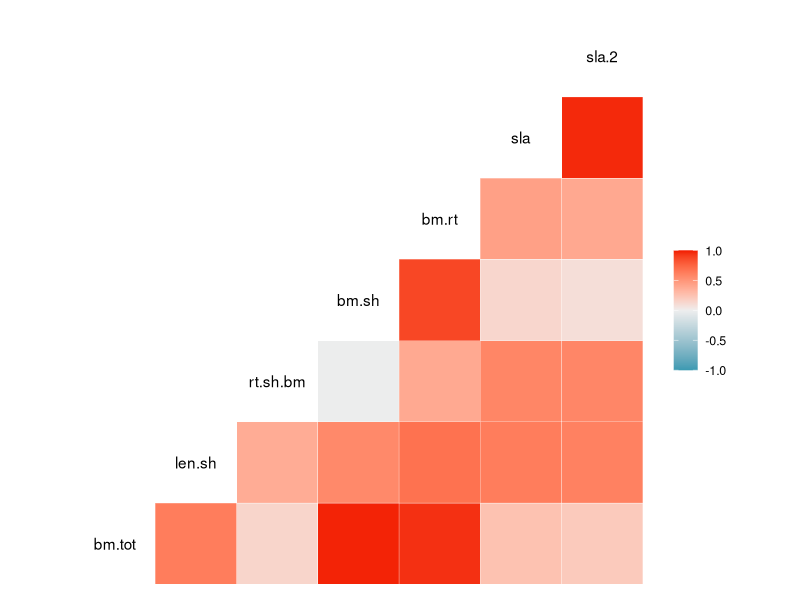
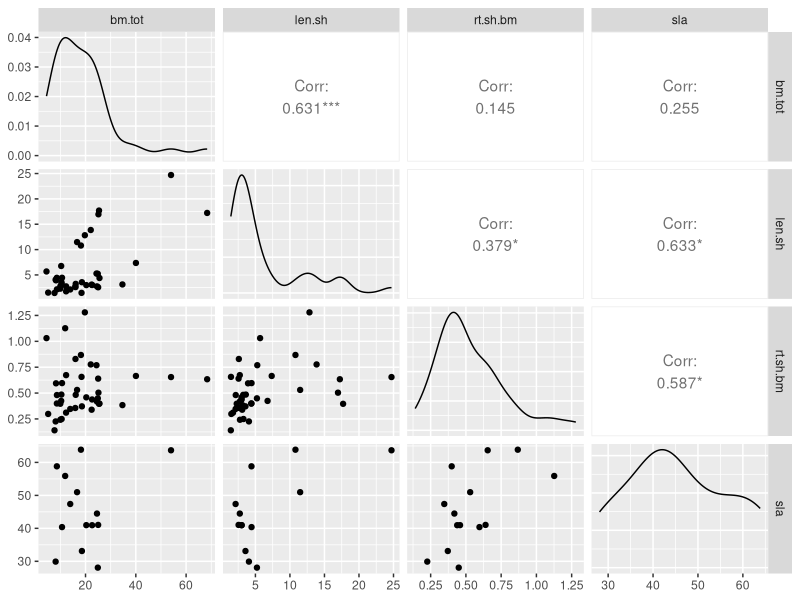
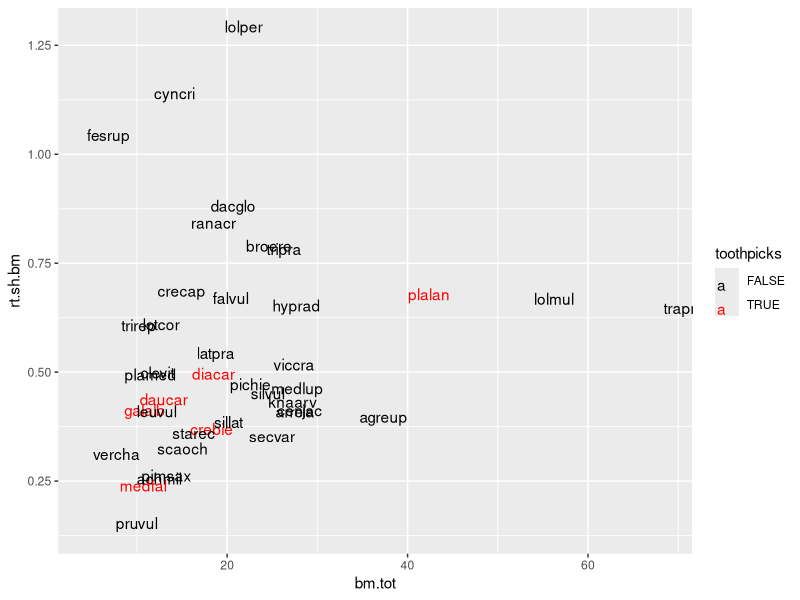
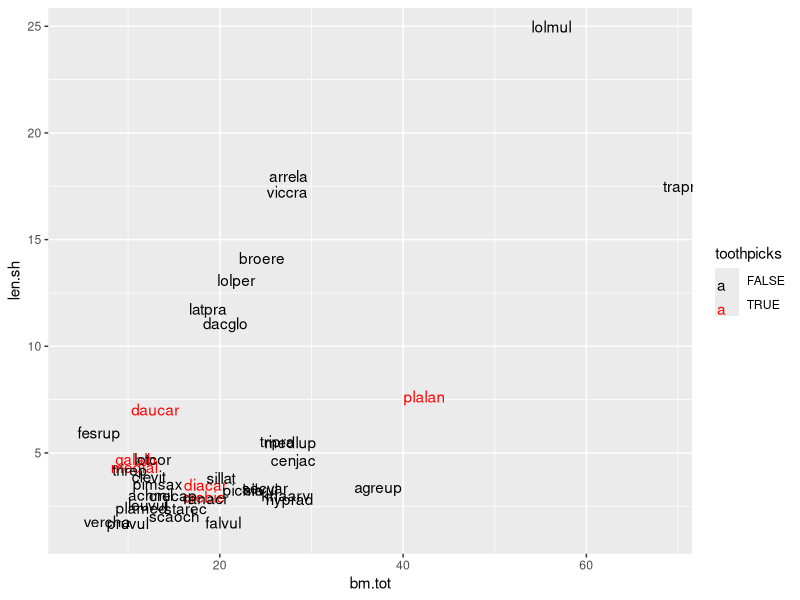
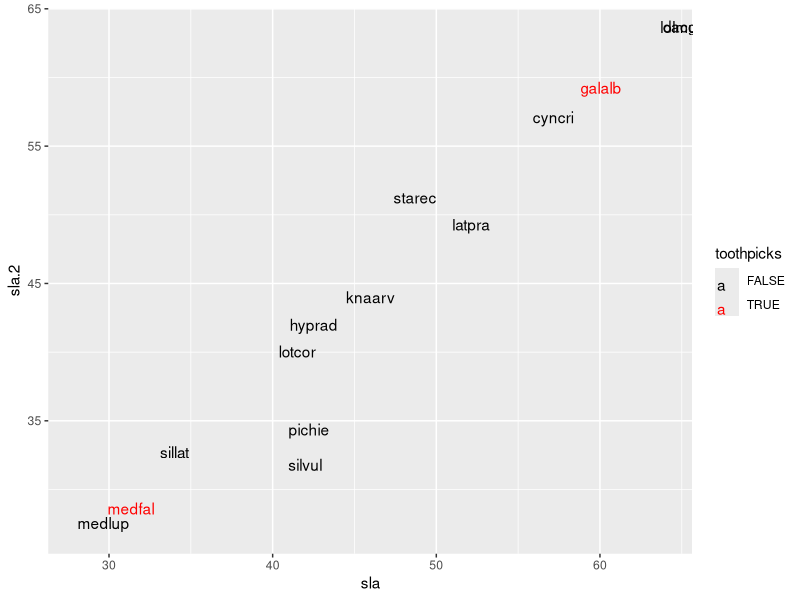
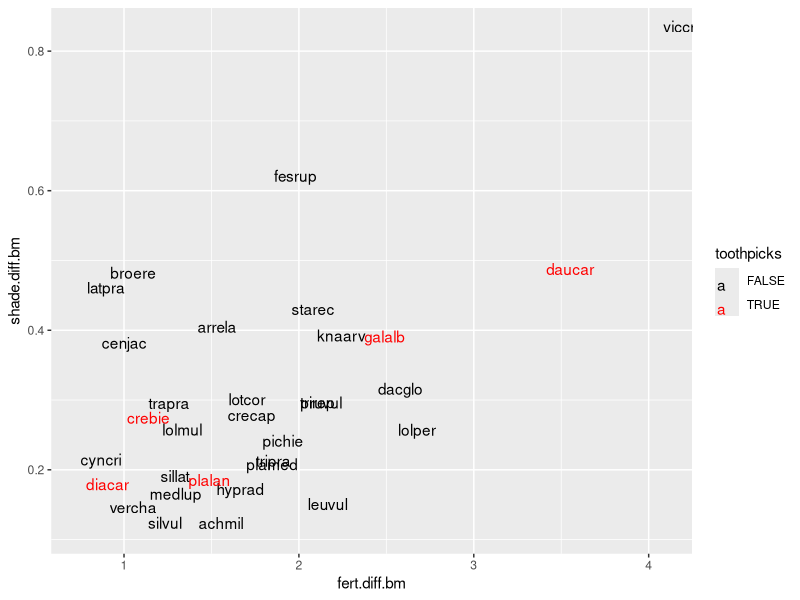
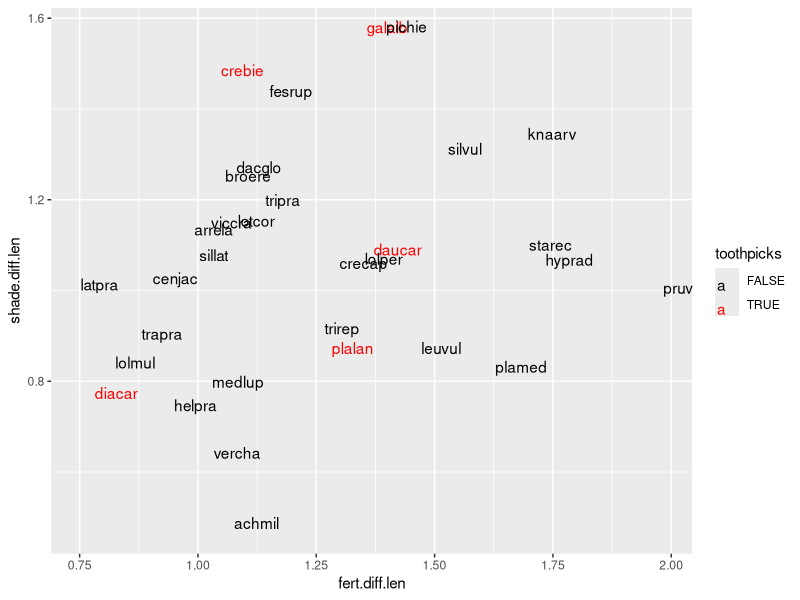

The R source for these figures, in order:
# condense the seedling trait data into single average values

library(tidyverse)
library(GGally)
library(ggplot2)

### Biomass and Length ---------------
# Chhaya's path
seedlings.size <- read.csv("data/seedling_trait_size.csv", 
                           stringsAsFactors = FALSE)[,1:7]

# Mia's path
# seedlings.size <- read.csv("C:/Users/mj65tivo/Dropbox/eDiValo-seedlings/Data Entry/seedling_trait_size.csv", 
#                            stringsAsFactors = FALSE)[,1:7]
# for Mia: change name of fist column to species 
# colnames(seedlings.size)[1]<-"species"

# View(seedlings.size)

# calculated metrics: root-shoot length and biomass, total biomass
seedlings.size$root.shoot.length <- seedlings.size$root.length / seedlings.size$shoot.length
seedlings.size$root.shoot.bm <- seedlings.size$root.bm / seedlings.size$shoot.bm
seedlings.size$total.bm <- seedlings.size$root.bm + seedlings.size$shoot.bm
seedlings.size$treatment <- factor(seedlings.size$treatment, 
                                   levels = c('none','fert','shade'))

# average for each species (rather than by individual)
species.size <- seedlings.size %>% 
  group_by(treatment, species) %>%
  dplyr::summarize(bm.sh = mean(shoot.bm),
            bm.rt = mean(root.bm),
            bm.tot = mean(total.bm),
            len.sh = mean(shoot.length),
            rt.sh.bm = mean(root.shoot.bm))

# calculated metric: fertilizer and shade responses of shoot length and biomass
species.size.2 <- species.size %>% 
  pivot_wider(id_cols = species,
              names_from = treatment, 
              values_from = c(bm.sh, len.sh, bm.rt, bm.tot, rt.sh.bm), 
              names_sep = ".") %>%
  select(species, bm.sh = bm.sh.none, bm.rt = bm.rt.none, bm.tot = bm.tot.none,
         len.sh = len.sh.none, rt.sh.bm = rt.sh.bm.none, 
         bm.sh.fert, bm.sh.shade, len.sh.fert, len.sh.shade)

species.size.2$fert.diff.bm <- species.size.2$bm.sh.fert / species.size.2$bm.sh
species.size.2$fert.diff.len <- species.size.2$len.sh.fert / species.size.2$len.sh
species.size.2$shade.diff.bm <- species.size.2$bm.sh.shade / species.size.2$bm.sh
species.size.2$shade.diff.len <- species.size.2$len.sh.shade / species.size.2$len.sh

# trimming down columns to only our final metrics
species.size.3 <- species.size.2 %>% 
  select(species, bm.tot, bm.sh, len.sh, 
         bm.rt, rt.sh.bm, 
         fert.diff.bm, fert.diff.len, shade.diff.bm, shade.diff.len)

toothpick.list <- c('plalan','crebie','galalb','medfal','diacar','daucar')
species.size.3$toothpicks <- species.size.3$species %in% toothpick.list


### SLA ----------------

# Chhaya's path
seedlings.leaf <- read.csv("data/seedling_trait_SLA.csv", 
                           stringsAsFactors = FALSE)[,1:6]

# Mia's path
#seedlings.leaf <- read.csv("C:/Users/mj65tivo/Dropbox/eDiValo-seedlings/Data Entry/seedling_trait_SLA.csv", 
#                           stringsAsFactors = FALSE)[,1:6]
# For Mia: change name of first column to species
# colnames(seedlings.leaf)[1]<-"species"

# View(seedlings.leaf)

seedlings.leaf$species <- tolower(seedlings.leaf$species)

## still need a lot of the species to be entered

# notes: data frame is currently sorted by individuals (10/species) and leaf
# where 1 is the first emergent leaf, 2 is the second, and 3 is the third
# in some cases, the 3rd leaf was smaller than leaf 1+2 due to collection timing
# want to check any analyses we do to make sure they're robust to using 2 or 3 leaves

seedlings.leaf$sla.mm2 <- seedlings.leaf$size.mm2/seedlings.leaf$biomass.mg
 
# note: this is a good place to check for data entry errors (extreme values)

species.sla <- seedlings.leaf %>% 
  group_by(species) %>%
  dplyr::summarize(leaf.weight = mean(biomass.mg),
            leaf.area = mean(size.mm2),
            sla = mean(sla.mm2), # using all three leaves
            sla.2 = mean(sla.mm2[leaf %in% c(1,2)])) # using only the first two leaves

## add in to main trait df
species.size.4 <- species.size.3 %>%
  left_join(species.sla, by='species')

## even more condensed to key traits
species.size.5 <- species.size.4 %>% 
  select(species, bm.tot, len.sh, rt.sh.bm,
         bm.sh, bm.rt, sla, sla.2, toothpicks)

### Visualization Plots-----------------
# simple visualization plots to see the range of variation
ggcorr(species.size.5)
# root bm, shoot bm, and total bm are strongly correlated, 
# should probably just use total
# sla and sla2 are strongly correlated, that's good

species.size.6 <- species.size.5 %>% 
  select(species, bm.tot, len.sh, rt.sh.bm, sla, toothpicks)
ggpairs(species.size.6, columns = c('bm.tot', 'len.sh', 'rt.sh.bm', 'sla'))
# shoot length is positively correlated with total bm and root:shoot bm
# SLA is also correlated with shoot length and root:shoot bm

## seeing where our toothpick species fall on these axes
ggplot(species.size.6, aes(x=bm.tot, y = rt.sh.bm)) + 
  geom_text(aes(label=species, color=toothpicks),hjust=0, vjust=0) +
  scale_color_manual(values=c('black','red'))

ggplot(species.size.6, aes(x=bm.tot, y = len.sh)) + 
  geom_text(aes(label=species, color=toothpicks),hjust=0, vjust=0) +
  scale_color_manual(values=c('black','red'))

# double-checking sla vs sla2
ggplot(species.size.5, aes(x=sla, y = sla.2)) + 
  geom_text(aes(label=species, color=toothpicks),hjust=0, vjust=0) +
  scale_color_manual(values=c('black','red'))

# surprisingly positive correlation between fert and shade responses
# I'm not convinced on this, I think it's possible it's an artifact of 
# how the data were collected (counting germination days etc)
ggplot(species.size.3, aes(x=fert.diff.bm, y = shade.diff.bm)) + 
  geom_text(aes(label=species, color=toothpicks),hjust=0, vjust=0) +
  scale_color_manual(values=c('black','red'))

# somewhat different pattern for the heights 
# some respond to shade by growing taller--this is its own trait
ggplot(species.size.3, aes(x=fert.diff.len, y = shade.diff.len)) + 
  geom_text(aes(label=species, color=toothpicks),hjust=0, vjust=0) +
  scale_color_manual(values=c('black','red'))
